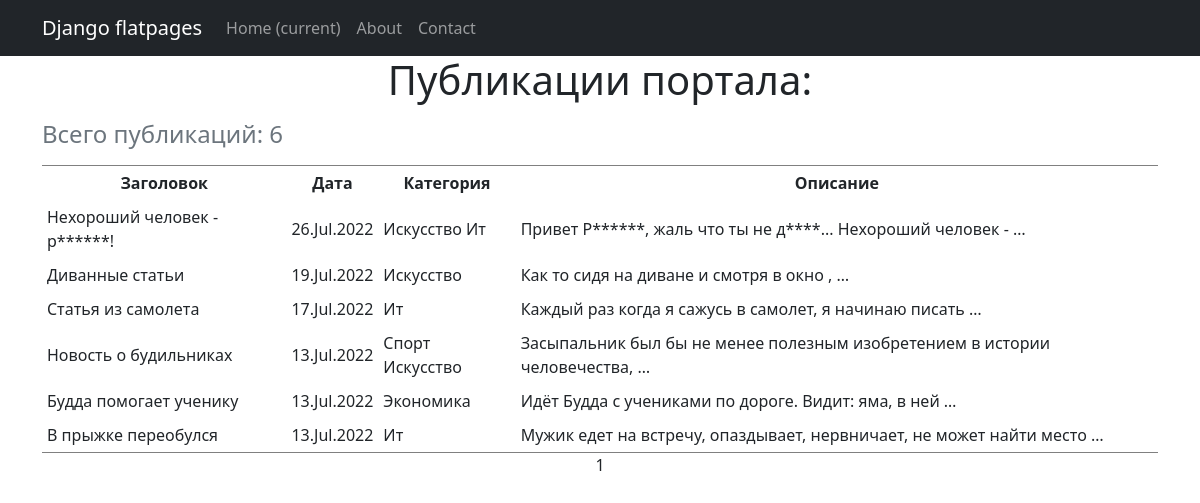
The app's page /posts/, older data.
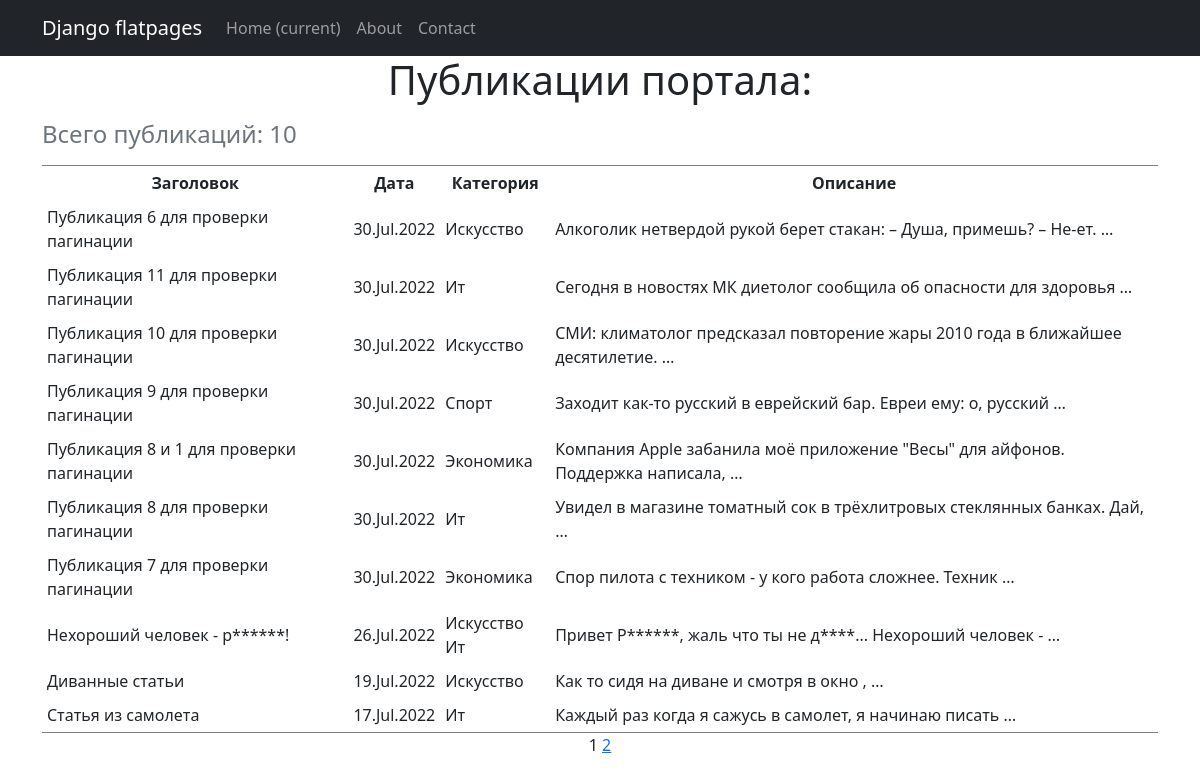
The same page, newer data.
### news/models.py (models this page shows, shortened)
class Post(models.Model):
    news = 'NW'
    article = 'AR'
    POST_TYPES =[
        (news, 'Новость'),
        (article, 'Статья'),
    ]
    author_user = models.ForeignKey('Author', on_delete=models.CASCADE)
    post_type = models.CharField(max_length=2,
                                  choices=POST_TYPES,
                                  default=article)
    create_date = models.DateTimeField(auto_now_add=True)
    category = models.ManyToManyField('Category', through='PostCategory')
    header_post = models.CharField(max_length=128)
    text_post = models.TextField()
    rating_post = models.SmallIntegerField(default=0)
    class Meta:
        verbose_name = 'Публикация'
        verbose_name_plural = 'Публикации'

class Category(models.Model):
    name_category = models.CharField(max_length=64, unique=True, verbose_name='Название', help_text='Название категории - 64 символа')
    def __str__(self):
        return f"{self.name_category.title()}"
    class Meta:
        verbose_name = 'Категория'
        verbose_name_plural = 'Категории'

### news/views.py (the view)
# urls.py: path('', PostsList.as_view()),
class PostsList(ListView):
    model = Post
    ordering = '-create_date'
    template_name = 'posts.html'
    context_object_name = 'posts'
    paginate_by = 10
    def get_context_data(self, **kwargs):
        context = super().get_context_data(**kwargs)
        return context

### news/templatetags/custom_filters.py (called while the page is built)
@register.filter()
def censor(value):
    if not isinstance(value, str):
        raise TypeError("Цензура осуществляется только для объекта типа строка (str)")
    else:
        list_ = value.split(" ")
        for i in range(len(list_)):
            if list_[i].strip(string.punctuation).lower() in CENSOR_LIST:
                for j in range(1, len(list_[i])):
                    if list_[i][j] not in string.punctuation:
                        list_[i] = f"{list_[i][:j]}*{list_[i][j+1:]}"
        return f'{" ".join(list_)}'

### templates/posts.html (shortened to what this page needs)
{% extends 'flatpages/default.html' %}
{% load custom_filters %}
{% block content %}
<h1>Публикации портала:</h1>
{% if posts %}
    <table border="3" cellspacing="10" cellpadding="5" frame="hsides">
        <caption align="top"> <h4>Всего публикаций: {{ posts|length }}</h4></caption>
        <tr>
            <th>Заголовок</th>
            <th>Дата</th>
            <th>Категория</th>
            <th>Описание</th>
        </tr>
        {% for post in posts %}
        <tr>
            <td align="left">{{ post.header_post|censor }}</td>
            <td>{{ post.create_date|date:'d.M.Y' }}</td>
            <td align="left">
                {% for cat in post.category.all %}
                {{ cat }}
                {% endfor %}
            </td>
            <td align="left">{{ post.text_post|truncatewords:10|censor }}</td>
        </tr>
        {% endfor %}
    </table>
{% else %}
    <h3>А новостей на сегодня нет!</h3>
{% endif %}
    {{ page_obj.number }}
    {% if  page_obj.has_next %}
        <a href="?page={{ page_obj.next_page_number }}">{{ page_obj.next_page_number }}</a>
    {% endif%}
{% endblock content %}

Row changes from the older to the newer data that the page shows:
no longer on this page (row unchanged): Post: header_post|censor "Новость о будильниках", create_date "13.Jul.2022", text_post|censor "Засыпальник был бы не менее полезным изобретением в истории человечества, …", Category (name_category "Спорт"), Category (name_category "Искусство")
no longer on this page (row unchanged): Post: header_post|censor "Будда помогает ученику", create_date "13.Jul.2022", text_post|censor "Идёт Будда с учениками по дороге. Видит: яма, в ней …", Category (name_category "Экономика")
no longer on this page (row unchanged): Post: header_post|censor "В прыжке переобулся", create_date "13.Jul.2022", text_post|censor "Мужик едет на встречу, опаздывает, нервничает, не может найти место …", Category (name_category "Ит")
added Post: header_post|censor "Публикация 6 для проверки пагинации", create_date "30.Jul.2022", text_post|censor "Алкоголик нетвердой рукой берет стакан: – Душа, примешь? – Не-ет. …", Category (name_category "Искусство")
added Post: header_post|censor "Публикация 11 для проверки пагинации", create_date "30.Jul.2022", text_post|censor "Сегодня в новостях МК диетолог сообщила об опасности для здоровья …", Category (name_category "Ит")
added Post: header_post|censor "Публикация 10 для проверки пагинации", create_date "30.Jul.2022", text_post|censor "СМИ: климатолог предсказал повторение жары 2010 года в ближайшее десятилетие. …", Category (name_category "Искусство")
added Post: header_post|censor "Публикация 9 для проверки пагинации", create_date "30.Jul.2022", text_post|censor "Заходит как-то русский в еврейский бар. Евреи ему: о, русский …", Category (name_category "Спорт")
added Post: header_post|censor "Публикация 8 и 1 для проверки пагинации", create_date "30.Jul.2022", text_post|censor "Компания Аррlе забанила моё приложение \"Весы\" для айфонов. Поддержка написала, …", Category (name_category "Экономика")
added Post: header_post|censor "Публикация 8 для проверки пагинации", create_date "30.Jul.2022", text_post|censor "Увидел в магазине томатный сок в трёхлитровых стеклянных банках. Дай, …", Category (name_category "Ит")
added Post: header_post|censor "Публикация 7 для проверки пагинации", create_date "30.Jul.2022", text_post|censor "Спор пилота с техником - у кого работа сложнее. Техник …", Category (name_category "Экономика")
Text that changed along with them:
{{ posts|length }}: "6" → "10"
{{ page_obj.next_page_number }}: (not shown) → "2"
